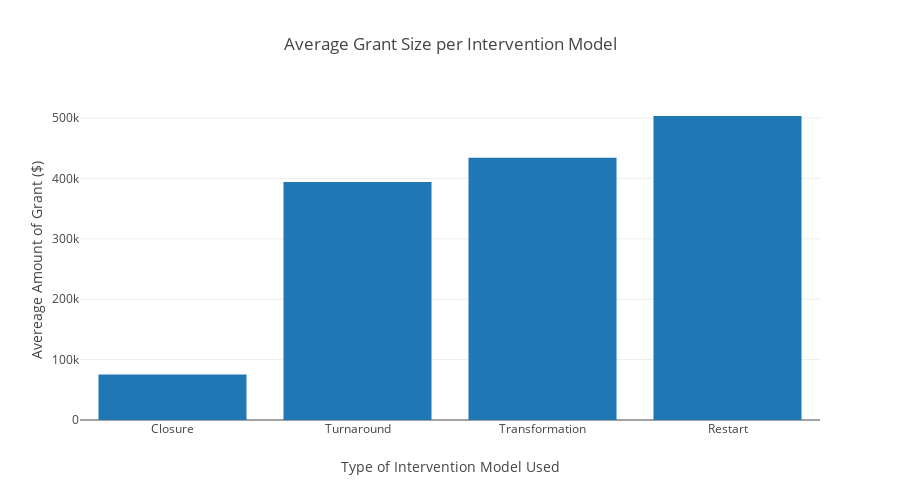

Notebook source saved alongside this figure:
### Code cell
iplot(
    go.Figure(
        data = [
            go.Bar(x=dataInterAverSortN['Intervention Model'], y=dataInterAverSortN['2010/11/Award Amount'])],
    
        layout = go.Layout(
            height = 500,
            title = 'Average Grant Size per Intervention Model',
            xaxis=dict(
            title='Type of Intervention Model Used'),
            yaxis=dict(
            title='Avereage Amount of Grant ($)')
        )
))

### Figure 1 — Plotly figure (JSON) as saved in the notebook; plotly's stock layout.template omitted (floating-point values rounded to 4 significant figures)
{"data": [{"type": "bar", "uid": "0a34404c-1781-4047-9694-35b20eba6716", "x": ["Closure", "Turnaround", "Transformation", "Restart"], "y": [75160.0, 394100.0, 434100.0, 503400.0]}], "layout": {"height": 500, "title": "Average Grant Size per Intervention Model", "xaxis": {"title": "Type of Intervention Model Used"}, "yaxis": {"title": "Avereage Amount of Grant ($)"}}}
